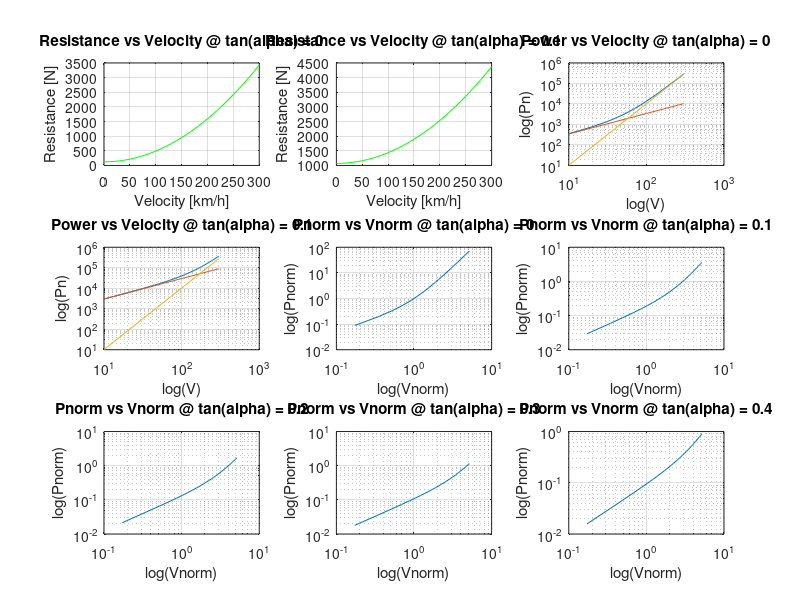
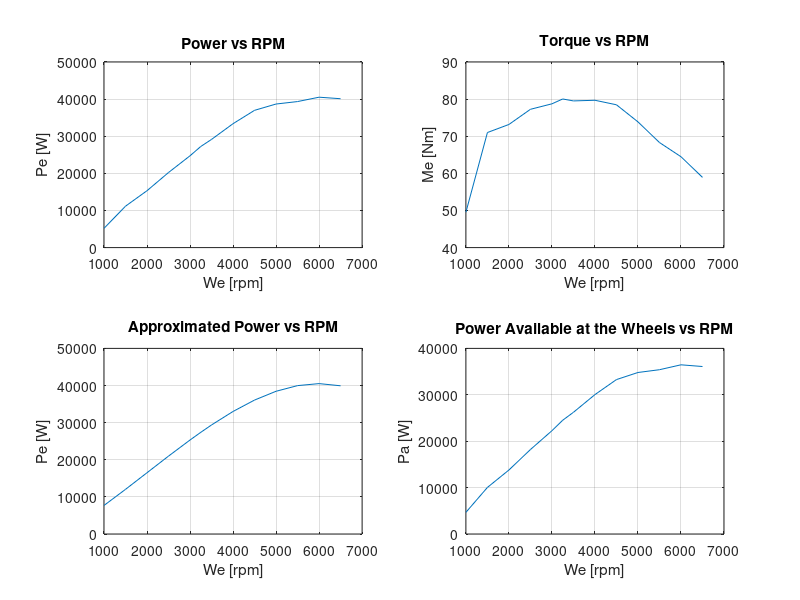
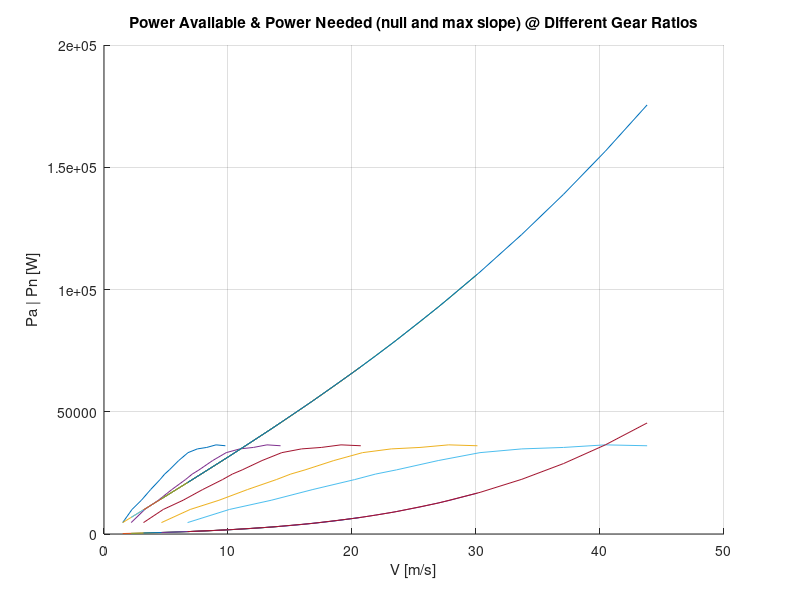
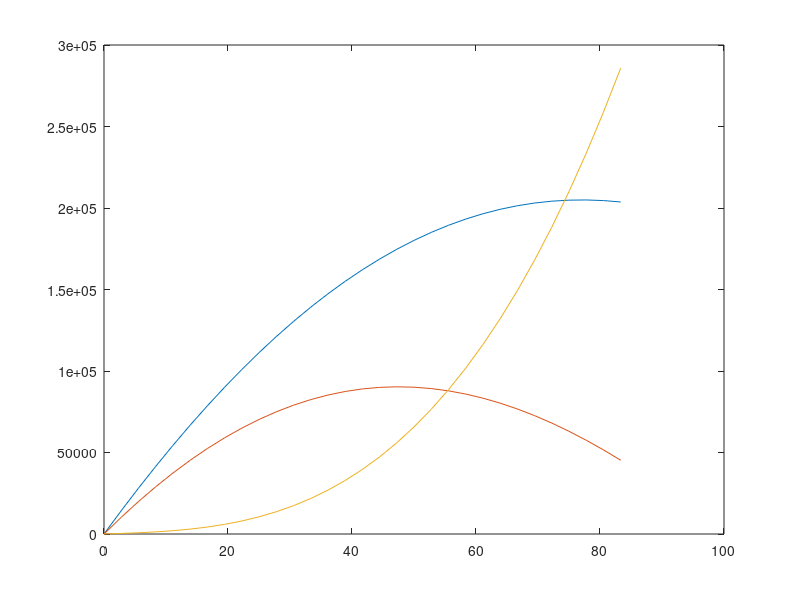

The MATLAB script that drew these images, in order: (Note: this script raises an error after producing the figures.)
clear all
clc

% Define Given Constants
Cx = .35; %[-]
S = 1.82; %[m^2]
m = 970; %[kg]
Vcil = 1040; %[cm^3]
Tf = .281; %[-]
wmin = 850; %[rpm]
efficiencyt = .9; %[-]
l = 2.3; %[m]
a = 1.15; %[m]
b=l-a;
hG = .5; %[m]
wheel_indication = '155/65R13';
R0 = 13*25.4/2 + .65*155; %[mm]
Re = .98*R0*10^-3; % [m]
N = 5; %[-]
ts = 1; %[s]
Je = .08; %[kg.m^2]
Jw = 1.6; %[kg.m^2]
Jt = Jw; %[kg.m^2]
g = 9.81; % [m/s^2]
ro = 1.3; %[kg/m^2]
alpha = atan(0:0.1:0.4); %[-]
f0 = .013; %[-]
K = 6.51*10^-6; %[s^2/m^2] 

% POWER NEEDED FOR MOTION

% Take Artbitrary Velocity Interval
vKm = 0:10:300; %[km/h]
vm = (vKm./3.6); %[m/s]

% Declare All Vectors/Matrices As Zeros
A = zeros(5, 1);
B = zeros(5, 1);
R = zeros(5, 31);
Pn = zeros(5, 31);
Pnorm = zeros(5, 31);
Pcar = zeros(5, 1);
Vcar = zeros(5, 1);
Av = zeros(5, 31);
Bv3 = zeros(5, 31);

% Calculate A, B, Vcar, Pcar, R, Av, Bv^3, Pn, Pnorm and Vnorm at 5
% different inclinations
for i = 1:5
    A(i) = m*g*(f0*cos(alpha(i)) + sin(alpha(i))); %[N]
    B(i) = m*g*K*cos(alpha(i)) + 0.5*ro*S*Cx; %[kg/m]

    Vcar(i) = sqrt(A(1)/B(1)); %[m/s]
    Pcar(i) = 2*A(i)*sqrt(A(i)/B(i)); %[W]
        
    for j = 1:31
        R(i, j) = A(i) + B(i)*(vm(j)^2); %[N]
        Av(i, j) = A(i)*vm(j); %[W]
        Bv3(i, j) = B(i)*vm(j)^3; %[W]
        Pn(i, j) = Av(i, j) + Bv3(i, j); %[W]
        Pnorm(i, j) = Pn(i, j)/Pcar(i); %[-]
    end

    Vnorm = vm/Vcar(i); %[-]
    
end

% Plot The Required Graphs In Part I
% figure; hold on;

for i = 1:2
    subplot(3, 3, i);
    plot(vKm, R(i, 1:31), 'g');
    xlabel('Velocity [km/h]');
    ylabel('Resistance [N]');
    title(['Resistance vs Velocity @ tan(alpha) = ', num2str(tan(alpha(i)))]);
    grid on;
end

for i = 1:2
    subplot(3, 3, i+2);
    loglog(vKm, Pn(i, 1:31)); hold on;
    loglog(vKm, Av(i, 1:31));
    loglog(vKm, Bv3(i, 1:31));
    xlabel('log(V)');
    ylabel('log(Pn)');
    title(['Power vs Velocity @ tan(alpha) = ', num2str(tan(alpha(i)))]);
    grid on;
end

for i = 1:5
    subplot(3, 3, i+4);
    loglog(Vnorm, Pnorm(i, 1:31));
    xlabel('log(Vnorm)');
    ylabel('log(Pnorm)');
    title(['Pnorm vs Vnorm @ tan(alpha) = ', num2str(tan(alpha(i)))]);
    grid on;
end

% COMPUTATION OF THE MAXIMUM POWER AVAILABLE AT THE WHEELS

% Define RPM and MEP As Given In Engine Map
werpm = [1000, 1500, 2000, 2500, 3000, 3250, 3500, 4000, 4500, 5000, 5500, 6000, 6500]; %[rpm]
we = (2*pi/60).*werpm; %[rad/s]
mep = [5.985, 8.5785, 8.841, 9.3345, 9.513, 9.6705, 9.6075, 9.6285, 9.4815, 8.9250, 8.2530, 7.791, 7.119]; %[bar]

% Using a four stroke engine
k = .5;

% Declare Pe And Me Vectors As Zeros
Pe = zeros(13, 1);
Me = zeros(13, 1);

% Calculate Pe And Me At Different Engine Rotational Speed
for i = 1:13
   Pe(i) =  .1*k*mep(i)*Vcil*we(i)/(2*pi); % [W]
   Me(i) = Pe(i)/we(i); % [Nm]
end

% Plot The Required Graphs In Part II
figure; hold on;
subplot(2, 2, 1);
plot(werpm, Pe);
xlabel('We [rpm]');
ylabel('Pe [W]');
title('Power vs RPM');
grid on;
subplot(2, 2, 2);
plot(werpm, Me);
xlabel('We [rpm]');
ylabel('Me [Nm]');
title('Torque vs RPM');
grid on;

% Obtain Maximum Power And Corresponding We
[Pmax, imax] = max(Pe); % [W]
wemax = we(imax); % [rad/s]

% Declare Summation Terms And Approximated Power As Zeros Vectors
Pi = zeros(3, 1);
Peapp = zeros(13, 1);

% Calculate The Terms Of The Summation
for i = 1:3
    Pi(i) = Pmax/(wemax^i);
end
Pi(3) = -Pi(3);

% Calculate The Approximated Value Of The Power
for i= 1:13
    for j = 1:3
       Peapp(i) = Peapp(i) + Pi(j)*we(i)^j; % [W]
    end
end

% Plot The Graph Of The Approximated Value
subplot(2, 2, 3);
plot(werpm, Peapp);
xlabel('We [rpm]');
ylabel('Pe [W]');
title('Approximated Power vs RPM');
grid on;

% Calculate The Power Available At The Wheels
Pa = zeros(13, 1);
Paapp = zeros(13, 1);
for i = 1:13
   Pa(i) = efficiencyt*Pe(i); % [W]
   Paapp(i) = efficiencyt*Peapp(i); % [W]
end

% Plot The Graph Of Power Available At The Wheels
subplot(2, 2, 4);
plot(werpm, Pa);
xlabel('We [rpm]');
ylabel('Pa [W]');
title('Power Available at the Wheels vs RPM');
grid on;

% GRADEABILITY AND INITIAL CHOICE OF THE TRANSMISSION RATIOS

% Calculate Maximum Speed Vehicle Can Reach
Pamax = max(Pa);
Astar = power(Pamax/(2*B(1)), 1/3);
Bstar = sqrt(1+(4*A(1)^3/(27*(Pamax^2)*B(1))));
Vmax = Astar*(power(Bstar+1, 1/3)-power(Bstar-1, 1/3)); % [m/s]

% Calculate Gear Ratios
Tgtop = Vmax/(Tf*Re*wemax); %[-]
alphamax = atan(.33); %[-]
Tgbottom = Me(1)*efficiencyt/(Tf*Re*m*g*(f0*cos(alphamax)+sin(alphamax))); %[-]
Tgi = zeros(5, 1);
Tgi(1) = Tgbottom;
Tgi(5) = Tgtop;
for i = 2:4
   Tgi(i) = Tgi(i-1)*power((Tgtop/Tgbottom), 1/(N-1)); %[-] 
end

% Calculate Vehicle Speed According To We And Gear Ratios
Vw = zeros(5, 13);
for i = 1:5
   for j = 1:13
       Vw(i, j) = we(j)*Tf*Tgi(i)*Re; % [m/s]
   end
end

Avw = zeros(5, 13, 2);
Bvw3 = zeros(5, 13, 2);

for i = 1:5
    for j = 1:13
        Avw(i, j, 1) = A(1)*Vw(i, j);
        Bvw3(i, j, 1) = B(1)*Vw(i, j)^3;
    end
end

Aw = m*g*(f0*cos(alphamax) + sin(alphamax)); %[N]
Bw = m*g*K*cos(alphamax) + .5*ro*S*Cx; %[kg/m]

for i = 1:5
    for j = 1:13
        Avw(i, j, 2) = Aw*Vw(i, j);
        Bvw3(i, j, 2) = Bw*Vw(i, j)^3;
    end
end

Pnw = zeros(5, 13, 2);
for i = 1:2
   for j = 1:5
       for k = 1:13
            Pnw(j, k, i) = Avw(j, k, i) + Bvw3(j, k, i); 
       end
   end
end

figure;  hold on;
for i = 1:5
    plot(Vw(i, 1:13), Pa, Vw(i, 1:13), Pnw(i, 1:13, 1), Vw(i, 1:13), Pnw(i, 1:13, 2));
end
xlabel('V [m/s]');
ylabel('Pa | Pn [W]');
title('Power Available & Power Needed (null and max slope) @ Different Gear Ratios');

grid on;

% % MAXIMUM POWER THAT CAN BE TRANSFERRED BY THE TIRES TO THE GROUND

% Define Constants
c1 = [1.1, .8];
c2 = [6, 8]*10^-3;

% Calculate Dx
Rl = 0.92*R0*10^-3;
Dx = Rl.*(f0+K.*vm.^2);

% Calculate Fz1 and Fz2
K1 = ro*S*Cx*hG/2/m/g;
K2 = -K1;
Fz1 = m*g*(b-Dx-K1.*vm.^2)/l;
Fz2 = m*g*(a+Dx-K2.*vm.^2)/l;

% Calculate Maximum Power Transferred in Dry/Wet Conditions
uip(1,1:31) = c1(1) - c2(1).*vm;
uip(2,1:31) = c1(2) - c2(2).*vm;
PmaxWG(1,1:31) = (Fz1).*uip(1,1:31).*vm;
PmaxWG(2,1:31) = (Fz1).*uip(2,1:31).*vm;

% Plot Required Graphs
figure;
plot(vm, PmaxWG(1, 1:31), vm, PmaxWG(2, 1:31), vm, Pn(1, 1:31));

% Obtain The Maximum Velocity
interD = InterX([vm;PmaxWG(1, 1:31)],[vm;Pn]);
interW = InterX([vm;PmaxWG(2, 1:31)],[vm;Pn]);
VmaxWG(1,1) = interD(1,2);
VmaxWG(1,2) = interW(1,2);

% ACCELERATION PERFORMANCE

% Compute Equivalent Mass
me = m + Jt/(Re*Tf)^2 + Je/(Re*Tf)^2./Tgi.^2;

% Compute Maximum Acceleration
amax = zeros(5, 13);
for i = 1:5
   for j = 1:13
      amax(i, j) = (Pa(j)-Pnw(1,j))/(me(i)*Vw(i,j));
   end
end

% Plot Maximum Acceleration
oneOamax = 1./amax;
figure; hold on;

for i = 1:5
   plot(Vw(i, 1:13), amax(i, 1:13));
end
grid on;

% Find Points of Intersections
x = [Vw(2,13) Vw(3,13), 100/3.6];
y = [0 4];
F0 = [Vw(1,1);oneOamax(1,1)];
F1 = InterX([Vw(1,1:13);oneOamax(1,1:13)],[Vw(2,1:13);oneOamax(2,1:13)]);
F2 = InterX([Vw(3,1:13);oneOamax(3,1:13)],[[x(1) x(1)];[y(1) y(2)]]);
F3 = InterX([Vw(4,1:13);oneOamax(4,1:13)],[[x(2) x(2)];[y(1) y(2)]]);
F4 = InterX([Vw(5,1:13);oneOamax(5,1:13)],[[x(3) x(3)];[y(1) y(2)]]);

% Find Increments for Different Intervals
I = [F1(1)-F0(1), F2(1)-F1(1), F3(1)-F2(1), F4(1)-F3(1)]/10;

% Calculate New Velocity Vector
newV = zeros(1, 40);
base = Vw(1,1);
for i = 1:4
   for j = (10*i-9):10*i
      newV(j) =  base + I(i)*(j-10*(i-1));
   end
   base = newV(j);
end

% Calculate New 1/Acceleration Vector
newA = zeros(1, 40);
for i = 1:4
    for j = (10*i-9):10*i
        if (j==10*i && i~=1)
            POINT = InterX([Vw(i+1,1:13);oneOamax(i+1,1:13)],[[newV(j) newV(j)];[y(1) y(2)]]);
        else
            POINT = InterX([Vw(i,1:13);oneOamax(i,1:13)],[[newV(j) newV(j)];[y(1) y(2)]]);
        end
        newA(j) = POINT(2);
    end
end

% Calculate Time Using Numerical Integration
Time = zeros(1, 40);
Time(2) = trapz([Vw(1,1) newV(1)],[oneOamax(1,1), newA(1)]);
for i = 3:40
    Time(i) = Time(i-1) + trapz([newV(i-2) newV(i-1)],[newA(i-2) newA(i-1)]);
end

% Plot Graph of V vs T
figure; hold on;
plot(Time, newV);
title('Velocity vs Time');
xlabel('Time [s]');
ylabel('Velocity [m/s]');
